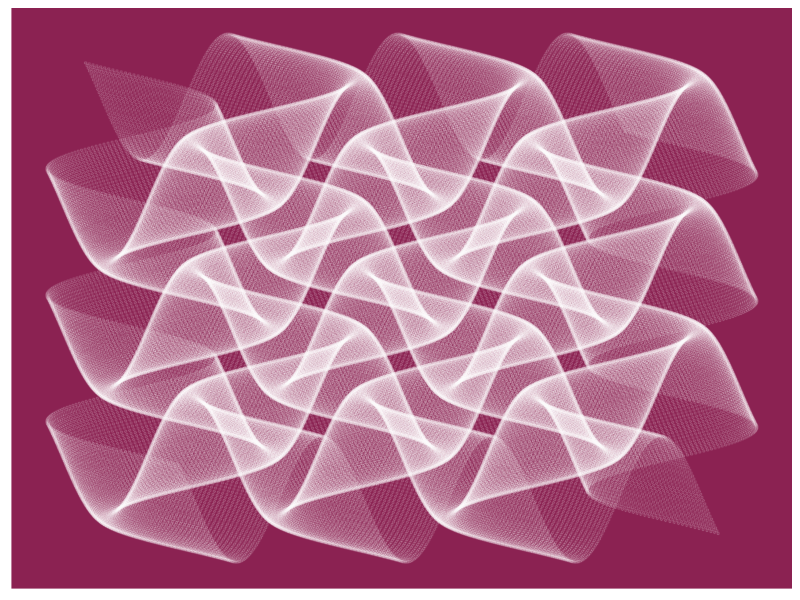

The R script that drew this image:
#################################################################
# Beautiful Visualization
#################################################################

# install.packages("magrittr")

library(magrittr)
library(ggplot2)
opt = theme(legend.position  = "none",
            panel.background = element_rect(fill="violetred4"),
            axis.ticks       = element_blank(),
            panel.grid       = element_blank(),
            axis.title       = element_blank(),
            axis.text        = element_blank())
seq(from=-10, to=10, by = 0.05) %>%
  expand.grid(x=., y=.) %>%
  ggplot(aes(x=(x+pi*sin(y)), y=(y+pi*sin(x)))) +
  geom_point(alpha=.1, shape=20, size=1, color="white") + opt
